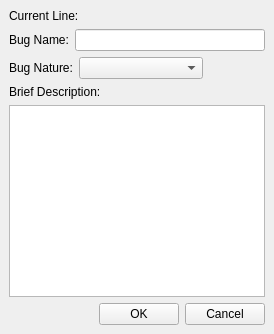
             <widget class="QStackedWidget" name="stackedWidgetBugDescript">
              <property name="currentIndex">
               <number>0</number>
              </property>
              <widget class="QWidget" name="page_5">
               <layout class="QVBoxLayout" name="verticalLayout_12">
                <item>
                 <widget class="QLabel" name="label_5">
                  <property name="text">
                   <string>Current Line: </string>
                  </property>
                 </widget>
                </item>
                <item>
                 <layout class="QHBoxLayout" name="horizontalLayout_9">
                  <item>
                   <widget class="QLabel" name="label_6">
                    <property name="text">
                     <string>Bug Name:</string>
                    </property>
                   </widget>
                  </item>
                  <item>
                   <widget class="QLineEdit" name="lineEdit_2"/>
                  </item>
                 </layout>
                </item>
                <item>
                 <layout class="QHBoxLayout" name="horizontalLayout_10" stretch="0,2,1">
                  <item>
                   <widget class="QLabel" name="label_7">
                    <property name="text">
                     <string>Bug Nature:</string>
                    </property>
                   </widget>
                  </item>
                  <item>
                   <widget class="QComboBox" name="comboBox"/>
                  </item>
                  <item>
                   <spacer name="horizontalSpacer_3">
                    <property name="orientation">
                     <enum>Qt::Horizontal</enum>
                    </property>
                    <property name="sizeHint" stdset="0">
                     <size>
                      <width>40</width>
                      <height>20</height>
                     </size>
                    </property>
                   </spacer>
                  </item>
                 </layout>
                </item>
                <item>
                 <layout class="QVBoxLayout" name="verticalLayout_9">
                  <item>
                   <widget class="QLabel" name="label_8">
                    <property name="text">
                     <string>Brief Description:</string>
                    </property>
                   </widget>
                  </item>
                  <item>
                   <widget class="QTextEdit" name="textEdit"/>
                  </item>
                 </layout>
                </item>
                <item>
                 <layout class="QHBoxLayout" name="horizontalLayout_11">
                  <item>
                   <spacer name="horizontalSpacer">
                    <property name="orientation">
                     <enum>Qt::Horizontal</enum>
                    </property>
                    <property name="sizeHint" stdset="0">
                     <size>
                      <width>40</width>
                      <height>20</height>
                     </size>
                    </property>
                   </spacer>
                  </item>
                  <item>
                   <widget class="QPushButton" name="pushButton_9">
                    <property name="text">
                     <string>OK</string>
                    </property>
                   </widget>
                  </item>
                  <item>
                   <widget class="QPushButton" name="pushButton_10">
                    <property name="text">
                     <string>Cancel</string>
                    </property>
                   </widget>
                  </item>
                 </layout>
                </item>
               </layout>
              </widget>
              <widget class="QWidget" name="page_6"/>
             </widget>
